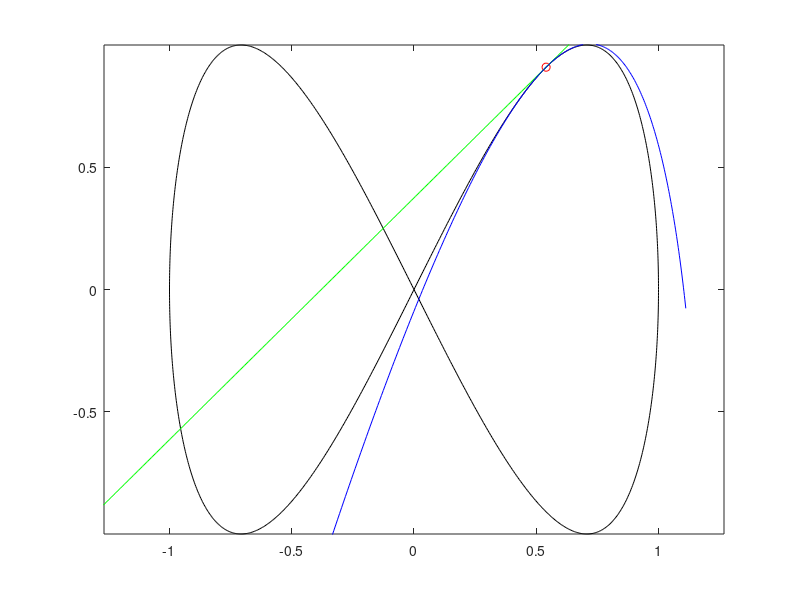

The MATLAB source for this figure:
function priklad2
clf;
x=linspace(0,2*pi,1000);
y=F(x); plot(y(1,:),y(2,:),'k'); 
axis equal; axis manual; hold on
xx=1;
yy=F(xx); plot(yy(1,:),yy(2,:),'ro'); 
y=T1(xx,x); plot(y(1,:),y(2,:),'g'); 
y=T2(xx,x); plot(y(1,:),y(2,:),'b'); 
return

function y=F(x)
y=[cos(x);sin(2*x)];

function y=T1(xx,x)
dydx = [-sin(xx); 2*cos(2*xx)];
Fx = F(xx);
y=[Fx(1,:)+dydx(1,:).*(x-xx);Fx(2,:)+dydx(2,:).*(x-xx)];

function y=T2(xx,x)
dydx2 = [ -cos(xx); -4*sin(2*xx)];
T1x = T1(xx,x);
y=[T1x(1,:)+dydx2(1,:).*(x-xx).^2/2; T1x(2,:)+dydx2(2,:).*(x-xx).^2/2];

